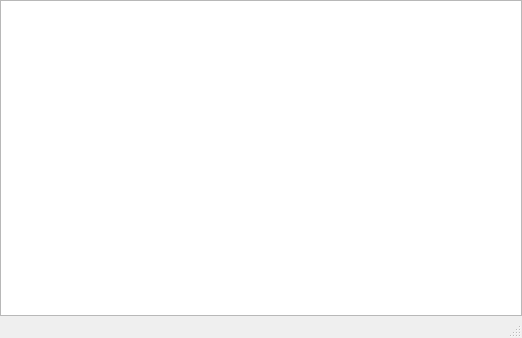
<?xml version="1.0" encoding="UTF-8"?>
<ui version="4.0">
 <class>MainWindow</class>
 <widget class="QMainWindow" name="MainWindow">
  <property name="geometry">
   <rect>
    <x>0</x>
    <y>0</y>
    <width>522</width>
    <height>338</height>
   </rect>
  </property>
  <property name="windowTitle">
   <string>헬로 큐티파이</string>
  </property>
  <widget class="QWidget" name="centralwidget">
   <layout class="QGridLayout" name="gridLayout">
    <property name="leftMargin">
     <number>0</number>
    </property>
    <property name="topMargin">
     <number>0</number>
    </property>
    <property name="rightMargin">
     <number>0</number>
    </property>
    <property name="bottomMargin">
     <number>0</number>
    </property>
    <item row="0" column="0">
     <layout class="QGridLayout" name="gridLayout_2">
      <item row="0" column="0">
       <widget class="QPlainTextEdit" name="plainTextEdit"/>
      </item>
     </layout>
    </item>
   </layout>
  </widget>
  <widget class="QMenuBar" name="menubar">
   <property name="geometry">
    <rect>
     <x>0</x>
     <y>0</y>
     <width>522</width>
     <height>21</height>
    </rect>
   </property>
  </widget>
  <widget class="QStatusBar" name="statusbar"/>
 </widget>
 <resources/>
 <connections/>
</ui>
